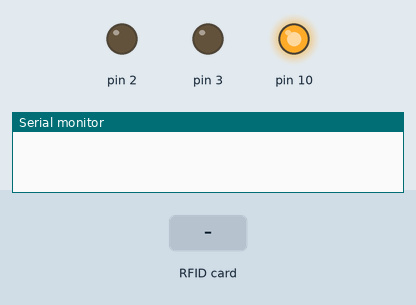
This sketch was run on a simulated Arduino Uno, built with avr-gcc and run on an emulated ATmega328P. On the bench: output pins drawn as LEDs (lit = HIGH), the last lines printed to the serial monitor. The test bench sets the inputs (shaded band).

Above: at 1.2 s.
1.3 s: RFID card 5E 7A 19 C4 held to the reader
At 2.3 s:
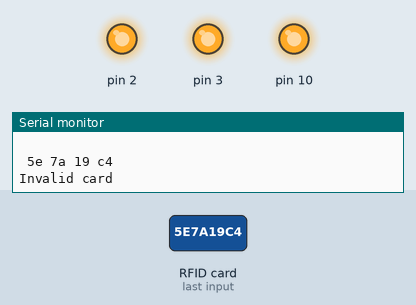
2.8 s: RFID card 0A 57 DD 2F held to the reader
Timing chart, 0 to 5.8 s (numbered marks = the images above; inputs shaded):
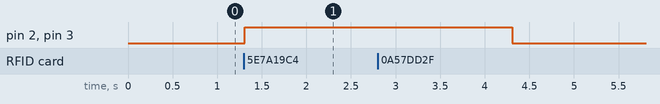

The sketch:

Rf_ID.ino
```cpp
#include <SPI.h>
#include "MFRC522.h"
#define RST_PIN  9  // RST-PIN für RC522 - RFID - SPI - Modul GPIO5
#define SS_PIN  11  // SDA-PIN für RC522 - RFID - SPI - Modul GPIO4

/* wiring the MFRC522 to ESP8266 (ESP-12)
RST     = GPIO5
SDA(SS) = GPIO4
MOSI    = GPIO13
MISO    = GPIO12
SCK     = GPIO14
GND     = GND
3.3V    = 3.3V
*/
//instance for coapclient


/*=======
const char* password = "*******";
>>>>>>> observe
*/
//ip address and default port of coap server in which your interested in


/*void callback_response(coapPacket &packet, IPAddress ip, int port) {
    char p[packet.payloadlen + 1];
    memcpy(p, packet.payload, packet.payloadlen);
    p[packet.payloadlen] = NULL;
    //response from coap server
 if(packet.type==3 && packet.code==0){
      Serial.println("ping ok");
    }
    Serial.println(p);
}
*/
//card code's
MFRC522 mfrc522(SS_PIN, RST_PIN);  // Create MFRC522 instance

void setup() {

    Serial.begin(9600);
pinMode(3,OUTPUT);
pinMode(2,OUTPUT);

    Serial.println(" ");
SPI.begin();           // Init SPI bus
  mfrc522.PCD_Init();    // Init MFRC522
    // Connection info to WiFi network

}
//int i=0;
int a =0 ;
char b[20] ;
String s = String(" ");

void loop() {
    //bool state;


    // Requests

    //get request
    //int msgid = coap.get(ip,port,"hello");

    //put request
    //arguments server ip address,default port,resource name, payload,payloadlength
    //int msgid =coap.put(ip,port,"resourcename","0",strlen("0"));
//int msgid =coap.put(ip,port,"/LED","hi ram",strlen("hi ram"));
    //post request
    //arguments server ip address,default port,resource name, payload,payloadlength
   // int msgid =coap.post(ip,port,"/LED",'0',strlen("0"));
   //--------------------------------------------------------------------
    if ( ! mfrc522.PICC_IsNewCardPresent()) {
    // delay(50);
     //msgid =coap.post(ip,port,"/","0",strlen("0"));
     //delay(1000);
    return;
  }
  // Select one of the cards
  if ( ! mfrc522.PICC_ReadCardSerial()) {
    // delay(50);

    return;
  }
  // Show some details of the PICC (that is: the tag/card)
  //Serial.print(F("Card UID:"));


  s = String(dump_byte_array(mfrc522.uid.uidByte, mfrc522.uid.size));
  Serial.println(s);
  if(s == " 0a 57 dd 2f")
 details();
 else
 {
  digitalWrite(3,HIGH);
    digitalWrite(2,HIGH);
  Serial.write("Invalid card");
  delay(3000);
  digitalWrite(3,LOW);
   digitalWrite(2,LOW);
 }


 //mfrc522.PICC_DumpToSerial(&(mfrc522.uid));
  mfrc522.PICC_HaltA();
  // Stop encryption on PCD
  mfrc522.PCD_StopCrypto1();
  //-------------------------------------------------------------------------


//int msgid =     coap.post(ip,port,"/LED","0",strlen("0"));

    //delete request
    //int msgid = coap.delet(ip,port,"resourcename");

    //ping
    //int msgid=coap.ping(ip,port);

    // int msgid=coap.observe(ip,port,"obs",a);

    //state= coap.loop();
    //Serial.println(state);
    // Serial.print("state=");
    //Serial.println(state);
    //if(state==true)
          //i=i+1;

    //Serial.print("i=");
    //Serial.println(i);
      //if(i==3)
    //{
        //Serial.println("cancel observe");
        //coap.observeCancel(ip,port,"resourcename");
    //}


    //Serial.println(msgid);
    //delay(1000);
}
String dump_byte_array(byte *buffer, byte bufferSize) {
  String str;
  for (byte i = 0; i < bufferSize; i++) {
    //Serial.print(buffer[i] < 0x10 ? " 0" : " ");
    //Serial.print(buffer[i], HEX);
    str += String(buffer[i] < 0x10 ? " 0" : " ");
    str += String(buffer[i], HEX);


  }
  return str;
}
void details()
{
  Serial.println("------------------------------------------------------------");
  Serial.println(" Name : Gowthami\nCollege : KGiSL Institute of technology");
  Serial.println("------------------------------------------------------------");
}
```

Measured:
- after the input at 1.3 s, pin 2, pin 3: LOW → HIGH at once
